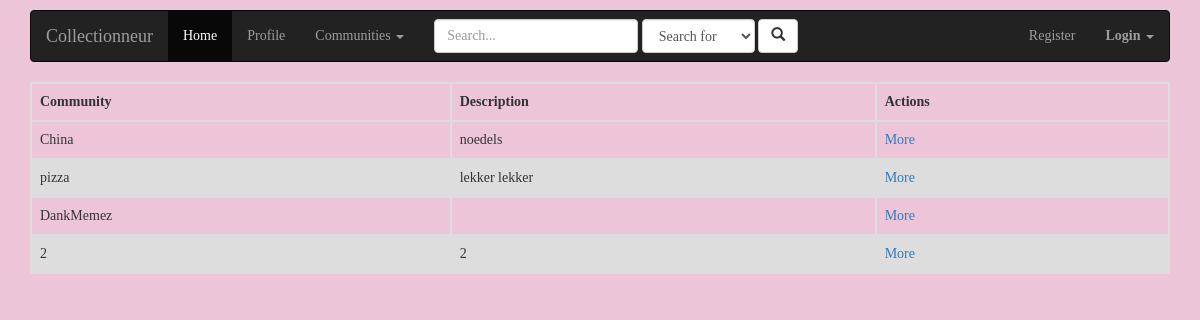
Screenshot of /communityoverview with the database file from the repository.
### tables this page shows
CREATE TABLE 'community_page' ('name' TEXT PRIMARY KEY NOT NULL, 'description' TEXT);

### application.py (the view)
@app.route("/communityoverview", methods=["GET", "POST"])
def communityoverview():# GEEFT OVERVIEW WEER <<<<<<<<<<<<<<<<<<<<<<<<<<<<<<<<<<<<<<<<<<<DEZE LATER IN TOTAALOVERZICHT ZETTEN!!!!!!!!!!!!!!!!!!!!!
    print(com.show())
    return render_template("communityoverview.html", overview=com.show())

### communities.py (called while the page is built)
    def show(communityname = ""):
        if not communityname:
            return db.execute("SELECT * FROM community_page")
        else:
            return db.execute("SELECT * FROM community_page WHERE LOWER(name)=:communityname",communityname=communityname.lower())

### templates/communityoverview.html (shortened to what this page needs)
{% extends "layout.html" %}
{% block main %}
    <body>
        <table class="communityoverview">
            <thead>
                <tr>
                    <th>Community</th>
                    <th>Description</th>
                    <th>Actions</th>
                </tr>
            </thead>
            <tbody>
                {% for item in overview %}
                    <tr>
                        <td>{{ item.name }}</td>
                        <td>{{ item.description }}</td>
                        <td>
                            <div>
                                <a href="{{ url_for('community', community=item.name) }}">More</a>
                            </div>
                        </td>
                    </tr>
                {% endfor %}
            </tbody>
        </table>
    </body>
{% endblock %}

### static/styles.css (style rules this page uses)
main td { text-align: left; }
html, body { font-family: 'Lato', serif; }
table.list tr, td, th { border: 2px solid #dddddd; text-align: left; padding: 8px; }
table.communityoverview { border-collapse: collapse; width: 100%; }
table.communityoverview tr, td, th { border: 2px solid #dddddd; text-align: left; padding: 8px; }
table.communityoverview tr:nth-child(even) { background-color: #dddddd; }
table.filmindex tr, td, th { border: 2px solid #dddddd; text-align: left; padding: 8px; }
table.comindex tr, td, th { border: 2px solid #dddddd; text-align: left; padding: 8px; }

### templates/layout.html (style rules this page uses)
body { font-family:"Comic Sans MS"; background-color:#ecc6d8; }

### rows the page displays
community_page: name "China", description "noedels"
community_page: name "pizza", description "lekker lekker"
community_page: name "DankMemez"
community_page: name "2", description "2"
